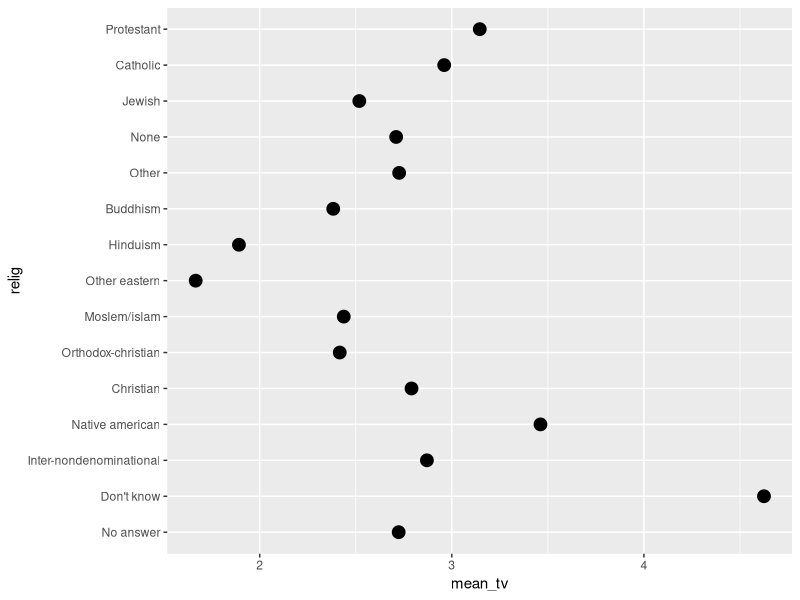
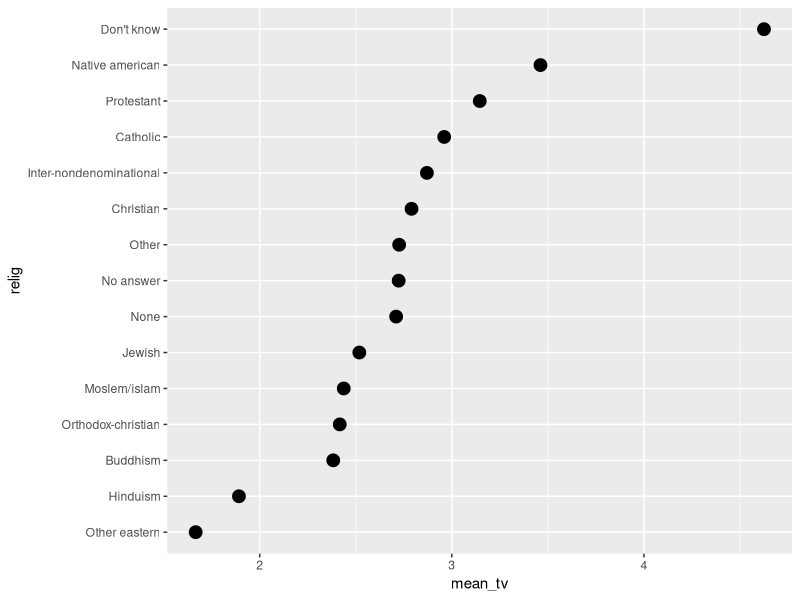
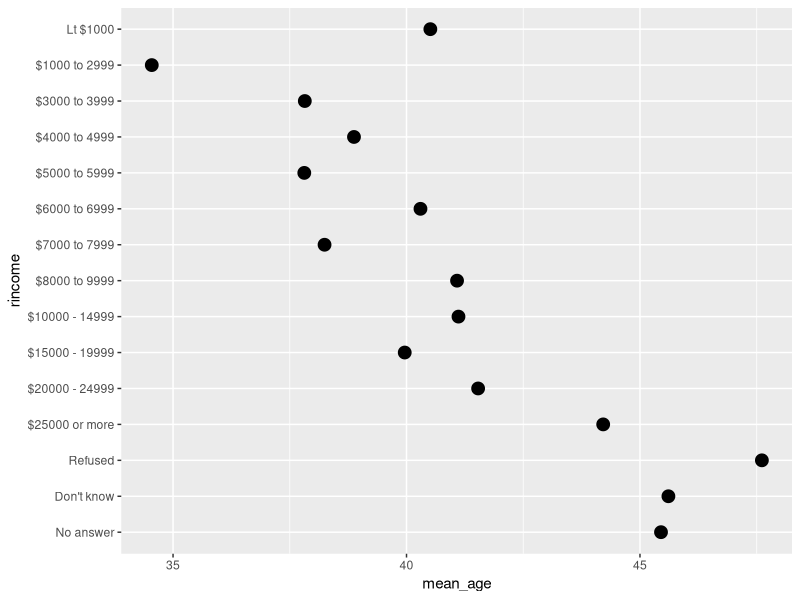
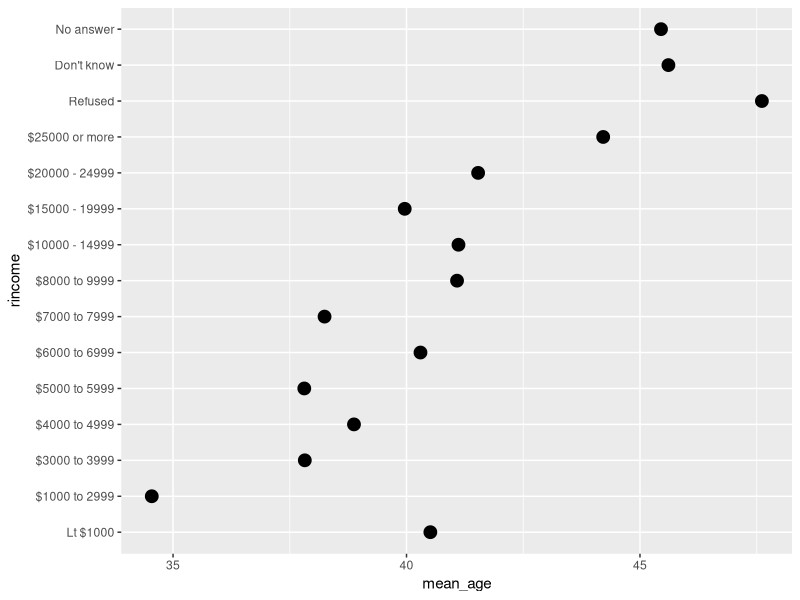
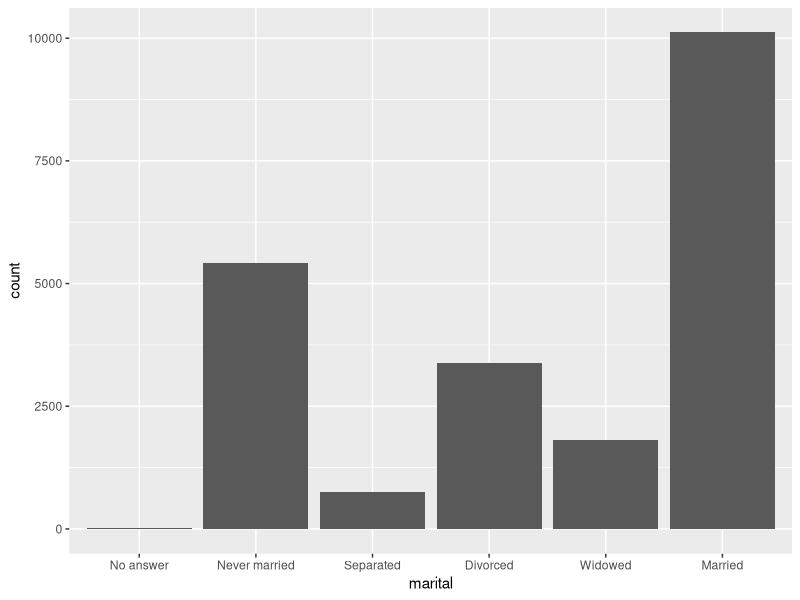
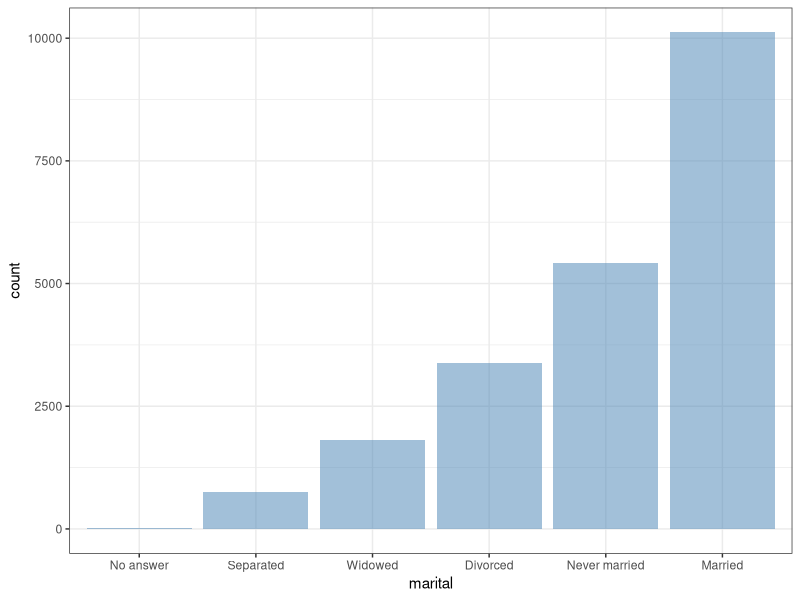
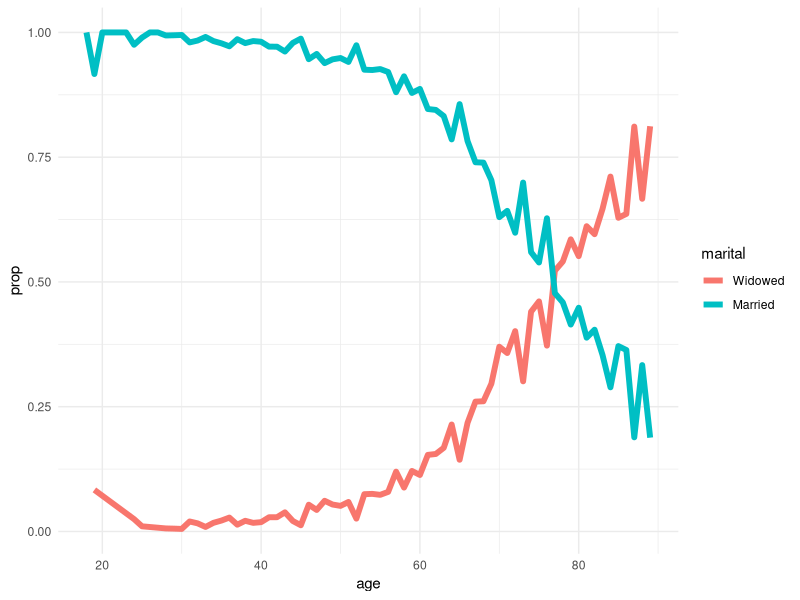
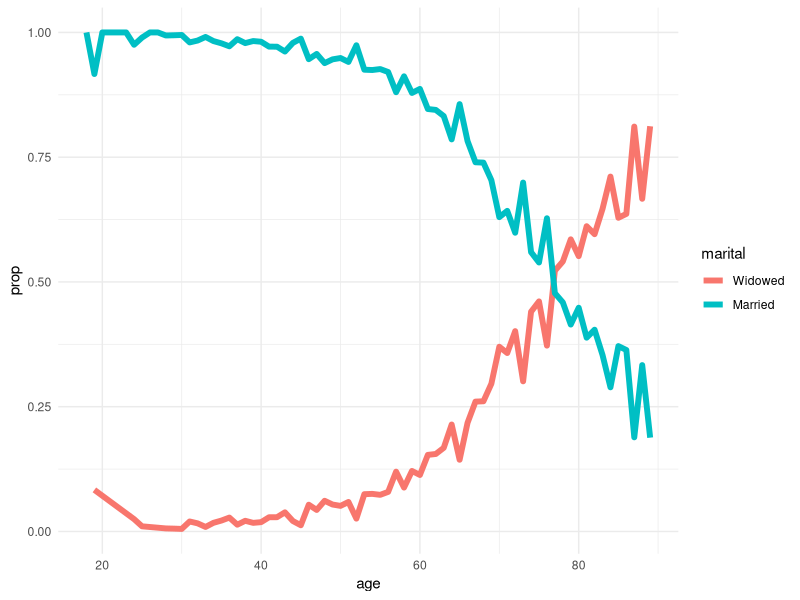

Reproduce these figures in R, in order.
library(tidyverse)
library(forcats)
library(patchwork)


?forcats
View(gss_cat)

# order of categorical variables matters 

#p1
#p2
#p3


unique(gss_cat$race)

# pull is going to pull the race variable out as a vector
gss_cat %>% 
  pull(race) %>% 
  unique()


count(gss_cat, race, sort = T)

gss_cat %>% 
  count(race)


gss_cat %>% 
  pull(race) %>% 
  levels()


gss_cat %>% 
  select(race) %>% 
  table()



# forcats functions

?mutate

gss_cat %>% 
  mutate(race = fct_drop(race)) %>% 
  pull(race) %>% 
  levels()


# order a factor by the value
# of another numeric variable
# (order by mean_tv)

gss_cat %>% 
  drop_na(tvhours) %>% 
  group_by(relig) %>% 
  summarise(mean_tv = mean(tvhours)) %>% 
  ggplot(aes(mean_tv, relig))+
  geom_point(size = 4)


# reordering the relig by mean_tv 

gss_cat %>% 
  drop_na(tvhours) %>% 
  group_by(relig) %>% 
  summarise(mean_tv = mean(tvhours)) %>%
  mutate(relig = fct_reorder(relig,mean_tv)) %>% 
  ggplot(aes(mean_tv, relig))+
  geom_point(size = 4)

  
  
gss_cat %>% 
  drop_na(age) %>% 
  filter(rincome != "Not applicable") %>% 
  group_by(rincome) %>% 
  summarise(mean_age = mean(age)) %>% 
  ggplot(aes(mean_age,rincome))+
  geom_point(size = 4)
  


gss_cat %>% 
  drop_na(age) %>% 
  filter(rincome != "Not applicable") %>% 
  group_by(rincome) %>% 
  summarise(mean_age = mean(age)) %>% 
  mutate(rincome = fct_rev(rincome)) %>% 
  ggplot(aes(mean_age,rincome))+
  geom_point(size = 4)



# order levels by frequency of
# the value of that variable 

gss_cat %>% 
  count(marital)

gss_cat %>% 
  ggplot(aes(marital))+
  geom_bar()

gss_cat %>% 
  mutate(marital = fct_infreq(marital)) %>% 
  count(marital)


gss_cat %>% 
  mutate(marital = fct_infreq(marital)) %>% 
  mutate(marital = fct_rev(marital)) %>% 
  count(marital)


gss_cat %>% 
  mutate(marital = marital %>% fct_infreq() %>% fct_rev()) %>% 
  ggplot(aes(marital))+
  geom_bar(fill="steelblue", alpha = 0.5)+
  theme_bw()

  
  
# recode factors
gss_cat %>% 
  mutate(partyid = fct_recode(partyid,
                              "Republican, strong" = "Strong",
                              "Republican, weak" = "Weak",
                              "Independent, near rep" = "Ind,near rep",
                              "Independent, near dem" = "Ind,near dem",
                              "Democrat, weak" = "Not str Democrat",
                              "Democrat, strong" = "Strong democrat",
                              "Other" = "Not answer",
                              "Other" = "Don't know",
                              "Other" = "Other party")) %>% 
  count(partyid)



gss_cat %>% 
  mutate(partyid = fct_collapse(partyid,
                                other = c("No answer"),
                                rep = c("Strong Republican"),
                                ind = c("Ind, near Republican"),
                                dem = c("Not str democrat"))) %>% 
  count(partyid)


# lumping into "other"

gss_cat %>% 
  count(relig, sort = T)


gss_cat %>% 
  mutate(relig = fct_lump(relig, n=2)) %>% 
  count(relig)


# reordering a factor by it's value corresponding
# the largest x value

gss_cat %>% 
  filter(!is.na(age)) %>% 
  filter(marital %in% c("Never Married",
                        "Married",
                        "Widowed")) %>% 
  count(age,marital) %>% 
  group_by(age) %>% 
  mutate(prop = n / sum(n)) %>% 
  ggplot(aes(age, prop, colour = marital))+
  geom_line(size = 2, na.rm = TRUE)+
  theme_minimal()



gss_cat %>% 
  filter(!is.na(age)) %>% 
  filter(marital %in% c("Never Married",
                        "Married",
                        "Widowed")) %>% 
  count(age,marital) %>% 
  group_by(age) %>% 
  mutate(prop = n / sum(n)) %>% 
  mutate(marital = fct_reorder2(marital, age, prop)) %>% 
  mutate(marital = fct_rev(marital)) %>% 
  ggplot(aes(age, prop, colour = marital))+
  geom_line(size = 2, na.rm = TRUE)+
  theme_minimal()


